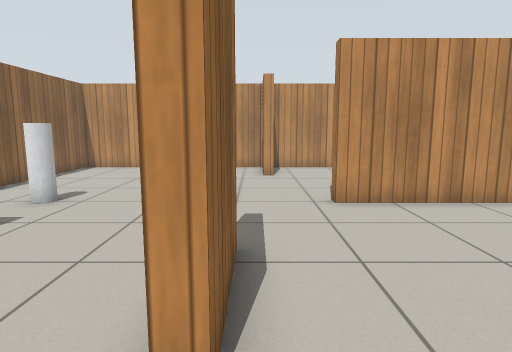
view 1 (above)

14 first-person views from a walk through a world built for the Gazebo simulator. The camera is 0.93 m above the floor, tilts 8° down and sees 75° across. The floor is counted in squares, 0.5 m on a side. Each view is taken from the middle of a square. On the plan, view 1 faces up. The plan holds only what a view shows up to about 17 squares ahead; the rest is blank. Simple patterns stand in for the simulator's built-in surfaces.

view 2
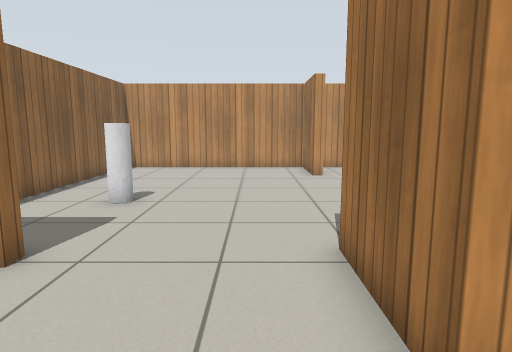

view 3
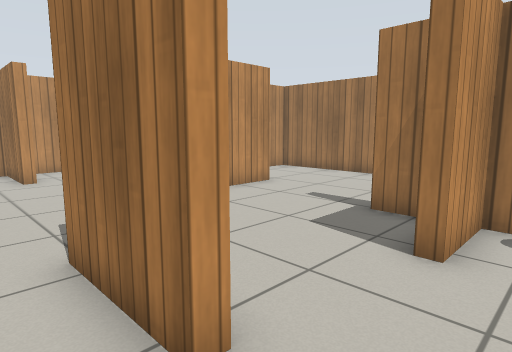

view 4
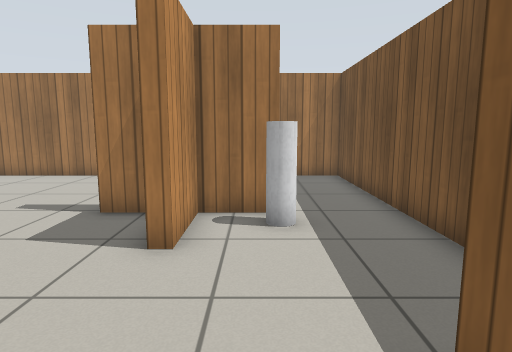

view 5
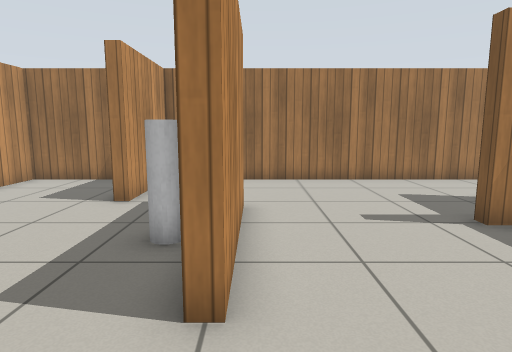

view 6
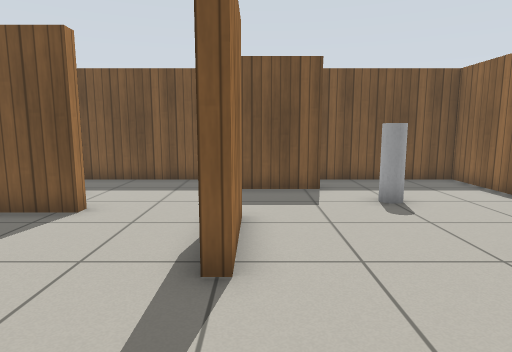

view 7
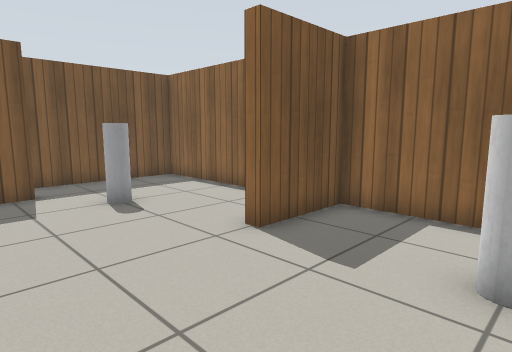

view 8
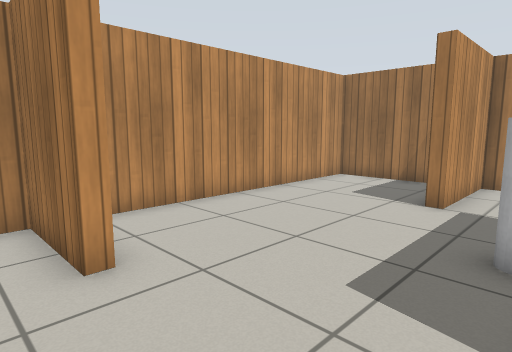

view 9
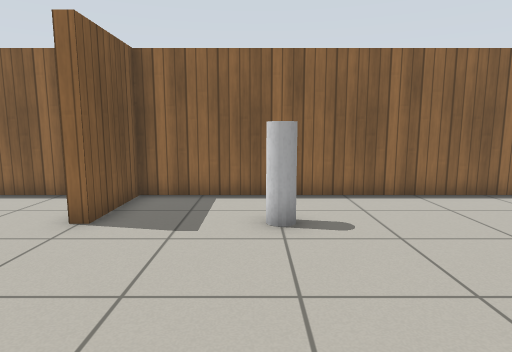

view 10
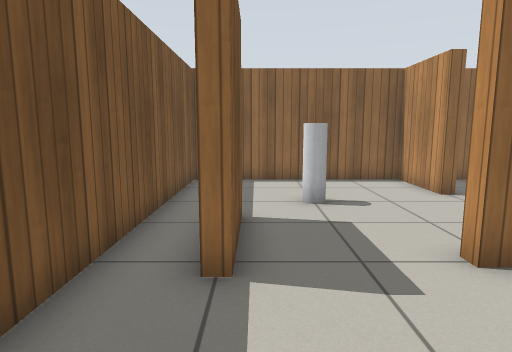

view 11
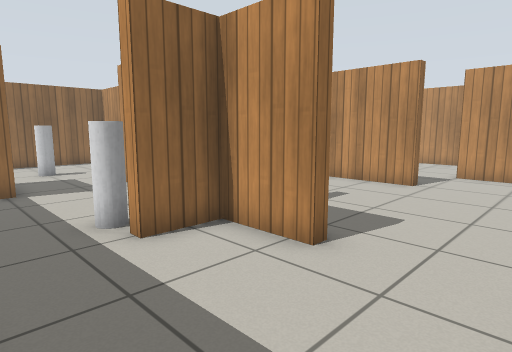

view 12
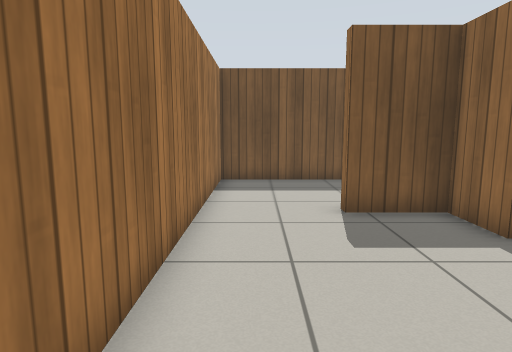

view 13
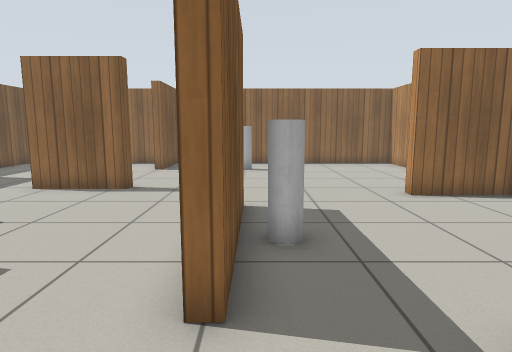

view 14
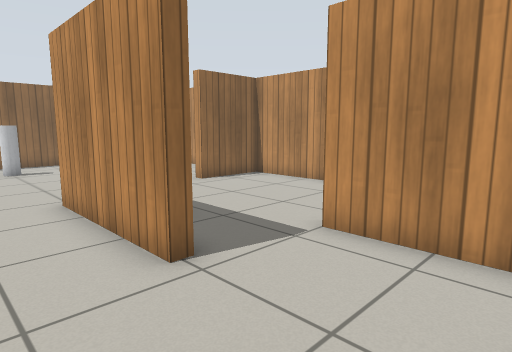

### Floor plan
Points are (right, up) in squares from view 1. A wall is a line through its corners. A room is listed if a view was taken in it or the views show most of it. See-through windows are left out.
Room 1 (views 1, 2, 3, 4, 5, 6, 7, 8, 9, 10, 11, 12, 13, 14)
walls: (2, 8.3) (2, 8.7) (7, 8.7) (7, 8.3) (2, 8.3); (-0.3, 5) (-0.3, 2) (-0.7, 2) (-0.7, 5) (-0.3, 5); (5.3, 2.4) (5.3, 3.5) (5.7, 3.5) (5.7, 1.7) (8, 1.7) (8, 1.3) (5.7, 1.3) (5.7, -0.5) (5.3, -0.5) (5.3, 1.3) (3, 1.3) (3, 1.7) (4.8, 1.7); (-3.1, -1.3) (0, -1.3) (0, -1.8); (11.3, 12.9) (11.3, 16.3) (0.7, 16.3) (0.7, 13.4) (0.3, 13.4) (0.3, 16.3) (-8.3, 16.3) (-8.3, 4.7) (-5.4, 4.7) (-5.4, 4.3) (-8.3, 4.3) (-8.3, -3.3) (11.3, -3.3) (11.3, 11.3) (7.5, 11.3) (7.5, 11.8)
objects: white cylinder (-6, 8) to (-5, 9); white cylinder (-5, 0) to (-4, 1); white cylinder (4, -1) to (5, 0); white cylinder (5, 10)

Where each view was taken, in squares from view 1:
view 1: 0 up, 0 right, facing up
view 2: 0 up, 2 left, facing up
view 3: 0 up, 2 left, facing up-right
view 4: 0 up, 2 left, facing right
view 5: 8 up, 1 left, facing right
view 6: 9 up, 1 left, facing down
view 7: 9 up, 1 left, facing down-left
view 8: 9 up, 1 left, facing up-right
view 9: 8 up, 1 right, facing left
view 10: 1 down, 4 right, facing left
view 11: 3 down, 11 right, facing up-left
view 12: 9 up, 10 right, facing down
view 13: 9 up, 10 right, facing left
view 14: 6 up, 11 right, facing up-left
